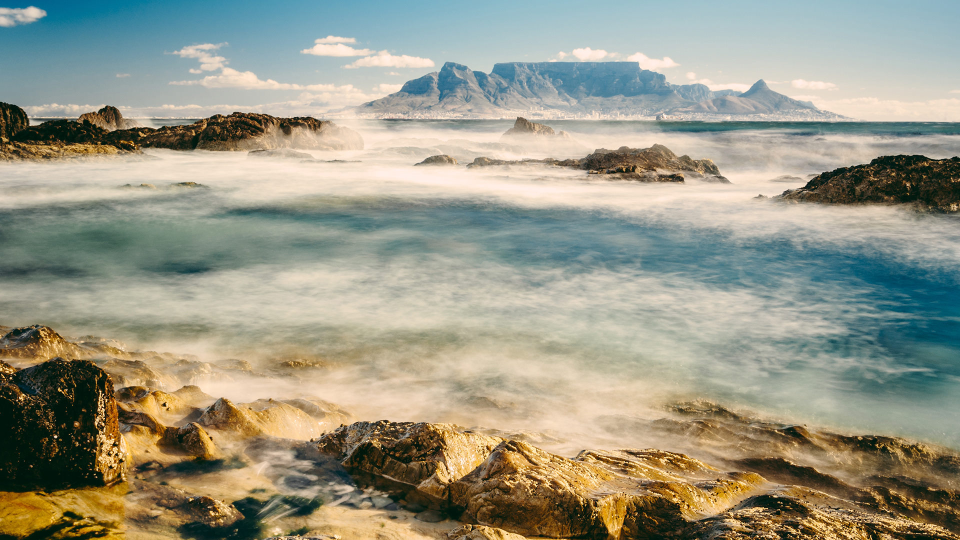
#> input picture data/designs/RE4wppO.jpg, 1920 x 1080 px (shown at 1/2 size)
$ python -i main.py   (imports and definitions only)
#> lines starting #> are read from the running program, lines starting #| are printed output that depends on the picture
#> further down, picture is the input picture: shape (1080, 1920, 3); mean B, G, R 134.3, 151.9, 152.9
### datadasemanager.py
import tkinter as tk
from tkinter import simpledialog
from tkinter import ttk, filedialog, messagebox, colorchooser
import cv2
import numpy as np
from PIL import Image, ImageTk, ImageFilter, ImageEnhance
import sqlite3
import os
import json
from pathlib import Path
import math
from typing import List, Tuple, Dict, Optional
import threading
from concurrent.futures import ThreadPoolExecutor


class DatabaseManager:
    """数据库管理类"""

    def __init__(self, db_path: str = "pod_templates.db"):
        self.db_path = db_path
        self.init_database()

    def init_database(self):
        """初始化数据库"""
        conn = sqlite3.connect(self.db_path)
        cursor = conn.cursor()

        cursor.execute('''
            CREATE TABLE IF NOT EXISTS templates (
                id INTEGER PRIMARY KEY AUTOINCREMENT,
                name TEXT UNIQUE NOT NULL,
                category TEXT NOT NULL,
                image_path TEXT NOT NULL,
                print_areas TEXT NOT NULL,
                mirror_areas TEXT,
                extend_areas TEXT,
                created_at TIMESTAMP DEFAULT CURRENT_TIMESTAMP
            )
        ''')

        conn.commit()
        conn.close()

    def save_template(self, name: str, category: str, image_path: str, print_areas: List[Dict], mirror_areas: List[Dict] = None, extend_areas: List[Dict] = None):
        """保存模板到数据库"""
        conn = sqlite3.connect(self.db_path)
        cursor = conn.cursor()

        try:
            cursor.execute('''
                INSERT OR REPLACE INTO templates
                (name, category, image_path, print_areas, mirror_areas, extend_areas)
                VALUES (?, ?, ?, ?, ?, ?)
            ''', (name, category, image_path,
                  json.dumps(print_areas or []),
                  json.dumps(mirror_areas or []),
                  json.dumps(extend_areas or [])))

            conn.commit()
            return True
        except Exception as e:
            print(f"保存模板失败: {e}")
            return False
        finally:
            conn.close()

    def load_templates(self) -> List[Dict]:
        """加载所有模板"""
        conn = sqlite3.connect(self.db_path)
        cursor = conn.cursor()

        cursor.execute('SELECT * FROM templates ORDER BY category, name')
        rows = cursor.fetchall()
        conn.close()

        templates = []
        for row in rows:
            templates.append({
                'id': row[0],
                'name': row[1],
                'category': row[2],
                'image_path': row[3],
                'print_areas': json.loads(row[4]),
                'mirror_areas': json.loads(row[5] or '[]'),
                'extend_areas': json.loads(row[6] or '[]'),
                'created_at': row[7]
            })

        return templates

    # [8 lines left out: function delete_template, not called in this run]

### templatemanager.py
import tkinter as tk
from tkinter import ttk, filedialog, messagebox, colorchooser
import cv2
import numpy as np
from PIL import Image, ImageTk, ImageFilter, ImageEnhance
import sqlite3
import os
import json
from pathlib import Path
import math
from typing import List, Tuple, Dict, Optional
import threading
from concurrent.futures import ThreadPoolExecutor
from datadasemanager import DatabaseManager
from tkinter import simpledialog


class TemplateManager:
    """模板管理类"""

    def __init__(self, db_manager: DatabaseManager):
        self.db_manager = db_manager
        self.templates = []
        self.load_templates()
        self.create_default_templates()

    def load_templates(self):
        """从数据库加载模板"""
        self.templates = self.db_manager.load_templates()

    def create_default_templates(self):
        """创建默认模板"""
        default_templates = [
            {
                'name': '抱枕',
                'category': '家居',
                'size': (400, 400),
                'print_areas': [{'x': 50, 'y': 50, 'width': 300, 'height': 300, 'points': [[50, 50], [350, 50], [350, 350], [50, 350]]}],
                'color': (250, 250, 250)
            },
            {
                'name': 'A4海报',
                'category': '印刷品',
                'size': (297, 420),
                'print_areas': [{'x': 20, 'y': 20, 'width': 257, 'height': 380, 'points': [[20, 20], [277, 20], [277, 400], [20, 400]]}],
                'color': (255, 255, 255)
            }
        ]

        existing_names = {t['name'] for t in self.templates}

        for template_data in default_templates:
            if template_data['name'] not in existing_names:
                # 创建模板图像
                img = self.create_template_image(template_data)
                img_path = f"templates/{template_data['name'].replace(' ', '_')}.png"
                # 确保目录存在
                os.makedirs(os.path.dirname(img_path), exist_ok=True)
                # 新建img_path文件
                cv2.imwrite(img_path, img)
                # 保存到数据库
                self.db_manager.save_template(
                    template_data['name'],
                    template_data['category'],
                    img_path,
                    template_data['print_areas'],
                    template_data.get('mirror_areas', [])
                )
#> this loop made 2 passes
#> pass 1, in create_default_templates, `cv2.imwrite(img_path, img)`:
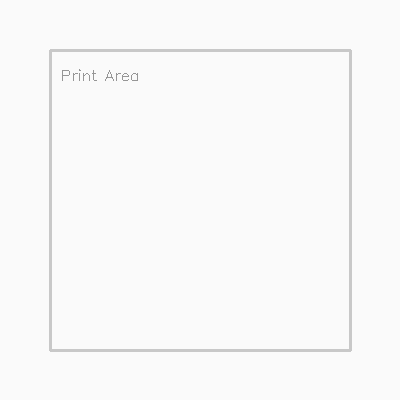
#> saved as 抱枕.png: shape (400, 400, 3); min 150, max 250, mean 248.8
#> pass 2, in create_default_templates, `cv2.imwrite(img_path, img)`:
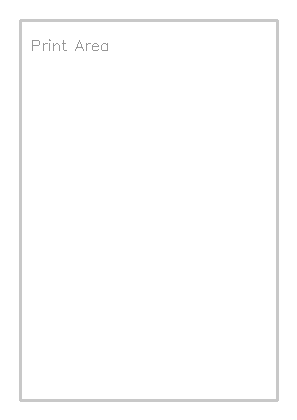
#> saved as A4海报.png: shape (420, 297, 3); min 150, max 255, mean 253.2
        self.load_templates()  # 重新加载模板

    def create_template_image(self, template_data: Dict) -> np.ndarray:
        """创建模板图像"""
        width, height = template_data['size']
        color = template_data['color']

        # 创建基础图像
        img = np.full((height, width, 3), color, dtype=np.uint8)

        # 绘制打印区域边框
        for area in template_data['print_areas']:
            cv2.rectangle(img,
                         (area['x'], area['y']),
                         (area['x'] + area['width'], area['y'] + area['height']),
                         (200, 200, 200), 2)

            # 添加区域标识
            cv2.putText(img, 'Print Area',
                       (area['x'] + 10, area['y'] + 30),
                       cv2.FONT_HERSHEY_SIMPLEX, 0.5, (150, 150, 150), 1)

        return img

    def get_templates_by_category(self) -> Dict[str, List[Dict]]:
        """按分类获取模板"""
        categories = {}
        for template in self.templates:
            category = template['category']
            if category not in categories:
                categories[category] = []
            categories[category].append(template)
        return categories

    # [4 lines left out: function add_custom_template, not called in this run]

### main.py
#!/usr/bin/env python3
"""
POD商品模板和图案预览系统
功能包括：商品模板管理、图案上传预览、图像处理、批量生成等
"""

import tkinter as tk
from tkinter import simpledialog
from tkinter import ttk, filedialog, messagebox, colorchooser
import cv2
import numpy as np
from PIL import Image, ImageTk, ImageFilter, ImageEnhance
import sqlite3
import os
import json
from pathlib import Path
import math
from typing import List, Tuple, Dict, Optional
import threading
from concurrent.futures import ThreadPoolExecutor
from batchgengratedialog import BatchGenerateDialog
from imageprocessor import ImageProcessor
from templatemanager import TemplateManager
from datadasemanager import DatabaseManager
from templateeditdialog import TemplateEditDialog


class PODPreviewSystem:
    """POD预览系统主类"""

    def __init__(self):
        self.root = tk.Tk()
        self.root.title("POD商品模板和图案预览系统")
        # 设置窗口大小
        w, h = 1400, 900
        # 获取屏幕尺寸
        sw = self.root.winfo_screenwidth()
        sh = self.root.winfo_screenheight()
        # 计算居中位置
        x = (sw - w) // 2
        y = (sh - h) // 2
        # 设置大小和位置
        self.root.geometry(f"{w}x{h}+{x}+{y}")
        # 初始化组件
        self.db_manager = DatabaseManager()
        self.template_manager = TemplateManager(self.db_manager)
        self.image_processor = ImageProcessor()

        # 状态变量
        self.current_template = None
        self.current_pattern = None
        self.current_preview = None
        self.selected_print_area = None
        self.pattern_effects = {
            'rotation': 0,
            'shadow': False,
            'blur': 0,
            'grayscale': False
        }

        # 创建界面
        self.create_interface()
        self.load_templates_list()

        # 添加缩放相关变量
        self.zoom_scale = 1.0
        self.pan_start_x = 0
        self.pan_start_y = 0
        self.is_panning = False

    def create_interface(self):
        """创建用户界面"""
        # 创建主框架
        main_frame = ttk.Frame(self.root)
        main_frame.pack(fill=tk.BOTH, expand=True, padx=10, pady=10)

        # 左侧面板 - 模板和控制
        left_panel = ttk.Frame(main_frame, width=350)
        left_panel.pack(side=tk.LEFT, fill=tk.Y, padx=(0, 10))
        left_panel.pack_propagate(False)

        # 模板选择区域
        self.create_template_section(left_panel)
        # 图案上传区域
        self.create_pattern_section(left_panel)
        # 效果控制区域
        self.create_effects_section(left_panel)
        # 批量处理区域
        self.create_batch_section(left_panel)

        # 右侧面板 - 预览区域
        right_panel = ttk.Frame(main_frame)
        right_panel.pack(side=tk.RIGHT, fill=tk.BOTH, expand=True)
        self.create_preview_section(right_panel)

    def create_template_section(self, parent):
        """创建模板选择区域"""
        template_frame = ttk.LabelFrame(parent, text="模板管理", padding=10)
        template_frame.pack(fill=tk.X, pady=(0, 10))

        # 模板列表
        list_frame = ttk.Frame(template_frame)
        list_frame.pack(fill=tk.BOTH, expand=True)

        self.template_listbox = tk.Listbox(list_frame, height=8)
        scrollbar = ttk.Scrollbar(list_frame, orient=tk.VERTICAL, command=self.template_listbox.yview)
        self.template_listbox.configure(yscrollcommand=scrollbar.set)

        self.template_listbox.pack(side=tk.LEFT, fill=tk.BOTH, expand=True)
        scrollbar.pack(side=tk.RIGHT, fill=tk.Y)

        self.template_listbox.bind('<<ListboxSelect>>', self.on_template_select)

        # 模板操作按钮
        btn_frame = ttk.Frame(template_frame)
        btn_frame.pack(fill=tk.X, pady=(10, 0))

        ttk.Button(btn_frame, text="上传模板", command=self.upload_template).pack(side=tk.LEFT)
        ttk.Button(btn_frame, text="编辑模板", command=self.edit_template).pack(side=tk.LEFT, padx=(5, 0))
        ttk.Button(btn_frame, text="删除模板", command=self.delete_template).pack(side=tk.RIGHT)

    def create_pattern_section(self, parent):
        """创建图案上传区域"""
        pattern_frame = ttk.LabelFrame(parent, text="图案管理", padding=10)
        pattern_frame.pack(fill=tk.X, pady=(0, 10))

        # 图案信息
        self.pattern_info = ttk.Label(pattern_frame, text="未选择图案")
        self.pattern_info.pack(fill=tk.X)

        # 按钮
        btn_frame = ttk.Frame(pattern_frame)
        btn_frame.pack(fill=tk.X, pady=(10, 0))

        ttk.Button(btn_frame, text="上传图案", command=self.upload_pattern).pack(side=tk.LEFT)
        ttk.Button(btn_frame, text="清除图案", command=self.clear_pattern).pack(side=tk.RIGHT)

    def create_effects_section(self, parent):
        """创建效果控制区域"""
        effects_frame = ttk.LabelFrame(parent, text="图案效果", padding=10)
        effects_frame.pack(fill=tk.X, pady=(0, 10))

        # 旋转控制
        rotation_frame = ttk.Frame(effects_frame)
        rotation_frame.pack(fill=tk.X, pady=2)
        ttk.Label(rotation_frame, text="旋转:").pack(side=tk.LEFT)

        rotation_buttons_frame = ttk.Frame(rotation_frame)
        rotation_buttons_frame.pack(side=tk.RIGHT)
        ttk.Button(rotation_buttons_frame, text="90°", width=5,
                  command=lambda: self.rotate_pattern(90)).pack(side=tk.LEFT, padx=1)
        ttk.Button(rotation_buttons_frame, text="180°", width=5,
                  command=lambda: self.rotate_pattern(180)).pack(side=tk.LEFT, padx=1)
        ttk.Button(rotation_buttons_frame, text="270°", width=5,
                  command=lambda: self.rotate_pattern(270)).pack(side=tk.LEFT, padx=1)

        # 阴影效果
        shadow_frame = ttk.Frame(effects_frame)
        shadow_frame.pack(fill=tk.X, pady=2)
        ttk.Label(shadow_frame, text="阴影:").pack(side=tk.LEFT)
        self.shadow_var = tk.BooleanVar()
        ttk.Checkbutton(shadow_frame, variable=self.shadow_var,
                       command=self.update_effects).pack(side=tk.RIGHT)

        # 模糊效果
        blur_frame = ttk.Frame(effects_frame)
        blur_frame.pack(fill=tk.X, pady=2)
        ttk.Label(blur_frame, text="模糊:").pack(side=tk.LEFT)
        self.blur_var = tk.IntVar()
        blur_scale = ttk.Scale(blur_frame, from_=0, to=20, variable=self.blur_var,
                              orient=tk.HORIZONTAL, command=self.update_effects)
        blur_scale.pack(side=tk.RIGHT, fill=tk.X, expand=True, padx=(10, 0))

        # 黑白效果
        grayscale_frame = ttk.Frame(effects_frame)
        grayscale_frame.pack(fill=tk.X, pady=2)
        ttk.Label(grayscale_frame, text="黑白:").pack(side=tk.LEFT)
        self.grayscale_var = tk.BooleanVar()
        ttk.Checkbutton(grayscale_frame, variable=self.grayscale_var,
                       command=self.update_effects).pack(side=tk.RIGHT)

        # 重置按钮
        ttk.Button(effects_frame, text="重置效果", command=self.reset_effects).pack(fill=tk.X, pady=(10, 0))

    def create_batch_section(self, parent):
        """创建批量处理区域"""
        batch_frame = ttk.LabelFrame(parent, text="批量处理", padding=10)
        batch_frame.pack(fill=tk.X, pady=(0, 10))

        ttk.Button(batch_frame, text="批量上传图案", command=self.batch_upload_patterns).pack(fill=tk.X, pady=2)
        ttk.Button(batch_frame, text="批量生成预览", command=self.batch_generate).pack(fill=tk.X, pady=2)

        # 导出选项
        export_frame = ttk.Frame(batch_frame)
        export_frame.pack(fill=tk.X, pady=(10, 0))

        ttk.Label(export_frame, text="导出倍数:").pack(side=tk.LEFT)
        self.export_scale_var = tk.StringVar(value="2x")
        scale_combo = ttk.Combobox(export_frame, textvariable=self.export_scale_var,
                                  values=["1x", "2x", "3x", "4x", "自定义"], width=8)
        scale_combo.pack(side=tk.RIGHT)

        ttk.Button(batch_frame, text="导出预览", command=self.export_preview).pack(fill=tk.X, pady=(5, 0))

    def create_preview_section(self, parent):
        """创建预览区域"""
        preview_frame = ttk.LabelFrame(parent, text="预览区域", padding=10)
        preview_frame.pack(fill=tk.BOTH, expand=True)
        # 创建工具栏
        toolbar = ttk.Frame(preview_frame)
        toolbar.pack(fill=tk.X, pady=(0, 5))
        ttk.Button(toolbar, text="适应画布", command=self.fit_to_canvas).pack(side=tk.LEFT, padx=2)
        ttk.Button(toolbar, text="实际大小", command=self.actual_size).pack(side=tk.LEFT, padx=2)
        ttk.Label(toolbar, text="缩放:").pack(side=tk.LEFT, padx=(10, 2))

        # 创建画布
        canvas_frame = ttk.Frame(preview_frame)
        canvas_frame.pack(fill=tk.BOTH, expand=True)
        self.preview_canvas = tk.Canvas(canvas_frame, bg='white')

        # 滚动条
        h_scrollbar = ttk.Scrollbar(canvas_frame, orient=tk.HORIZONTAL, command=self.preview_canvas.xview)
        v_scrollbar = ttk.Scrollbar(canvas_frame, orient=tk.VERTICAL, command=self.preview_canvas.yview)

        self.preview_canvas.configure(xscrollcommand=h_scrollbar.set, yscrollcommand=v_scrollbar.set)

        # 布局
        self.preview_canvas.grid(row=0, column=0, sticky="nsew")
        h_scrollbar.grid(row=1, column=0, sticky="ew")
        v_scrollbar.grid(row=0, column=1, sticky="ns")

        canvas_frame.grid_rowconfigure(0, weight=1)
        canvas_frame.grid_columnconfigure(0, weight=1)

        # 绑定事件
        self.preview_canvas.bind("<Button-1>", self.on_canvas_click)
        self.preview_canvas.bind("<B1-Motion>", self.on_canvas_drag)
        self.preview_canvas.bind("<ButtonRelease-1>", self.on_canvas_release)
        self.preview_canvas.bind("<MouseWheel>", self.on_mousewheel)
        self.preview_canvas.bind("<Configure>", self.on_canvas_resize)

        # 状态栏
        status_frame = ttk.Frame(preview_frame)
        status_frame.pack(fill=tk.X, pady=(10, 0))

        self.status_label = ttk.Label(status_frame, text="准备就绪")
        self.status_label.pack(side=tk.LEFT)

        self.progress = ttk.Progressbar(status_frame, length=200)
        self.progress.pack(side=tk.RIGHT)

    # [27 lines left out: functions on_canvas_click, on_canvas_resize, on_canvas_drag, not called in this run]

    def on_canvas_release(self, event):
        """画布释放事件"""
        self.is_panning = False

    # [20 lines left out: function on_mousewheel, not called in this run]

    def load_templates_list(self):
        """加载模板列表"""
        self.template_listbox.delete(0, tk.END)

        categories = self.template_manager.get_templates_by_category()
        for category, templates in categories.items():
            self.template_listbox.insert(tk.END, f"--- {category} ---")
            for template in templates:
                self.template_listbox.insert(tk.END, f"  {template['name']}")

    # [379 lines left out: functions fit_to_canvas, actual_size, on_template_select, load_template_preview, create_default_template_image, upload_template and 8 more, not called in this run]

    def display_preview(self, img: np.ndarray):
        """显示预览图像"""
        if img is None or img.size == 0:
            return

        # 转换为RGB格式
        if len(img.shape) == 3:
            if img.shape[2] == 4:
                img_rgb = cv2.cvtColor(img, cv2.COLOR_BGRA2RGB)
            else:
                img_rgb = cv2.cvtColor(img, cv2.COLOR_BGR2RGB)
        else:
            img_rgb = cv2.cvtColor(img, cv2.COLOR_GRAY2RGB)

        # 获取画布尺寸
        canvas_width = self.preview_canvas.winfo_width()
        canvas_height = self.preview_canvas.winfo_height()

#> (the run stopped early here; a loop or call above may not have finished)
